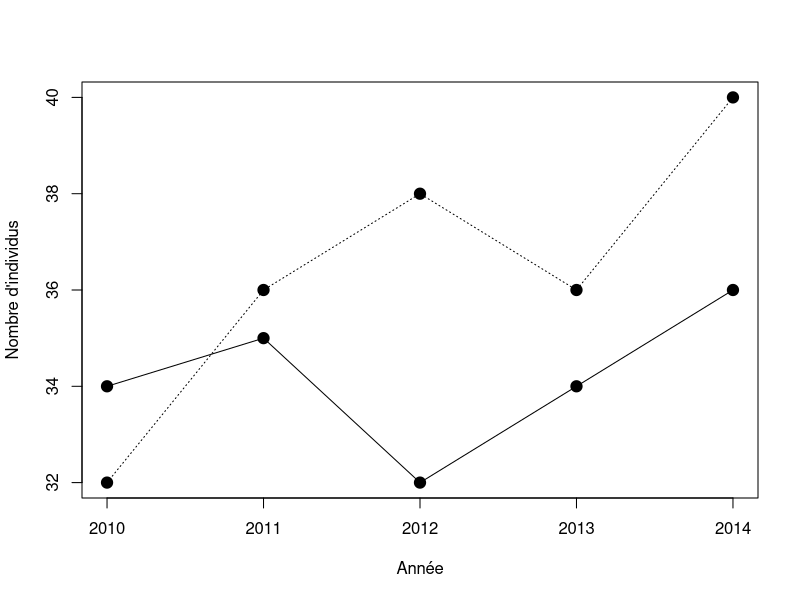
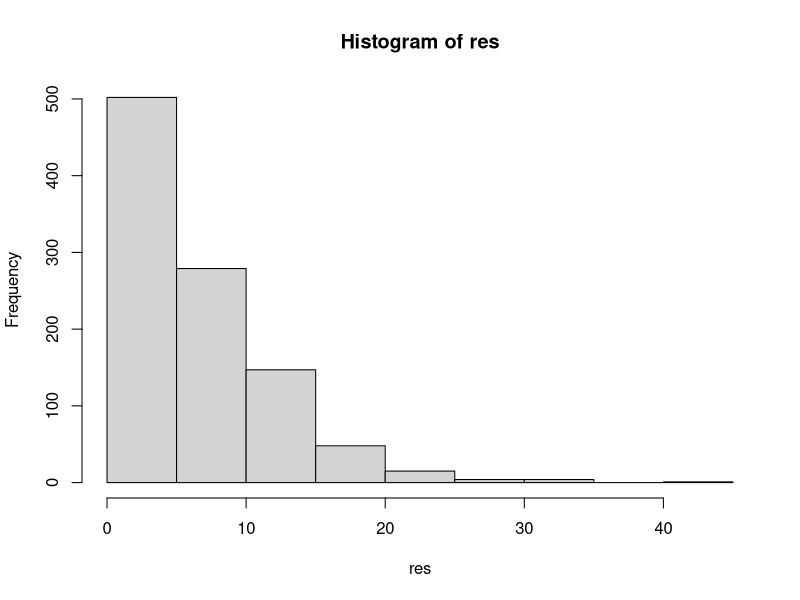
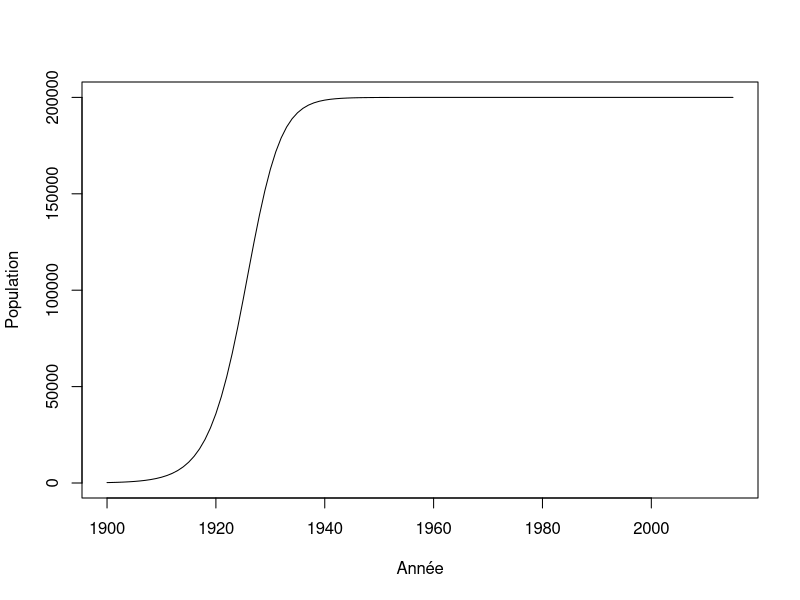
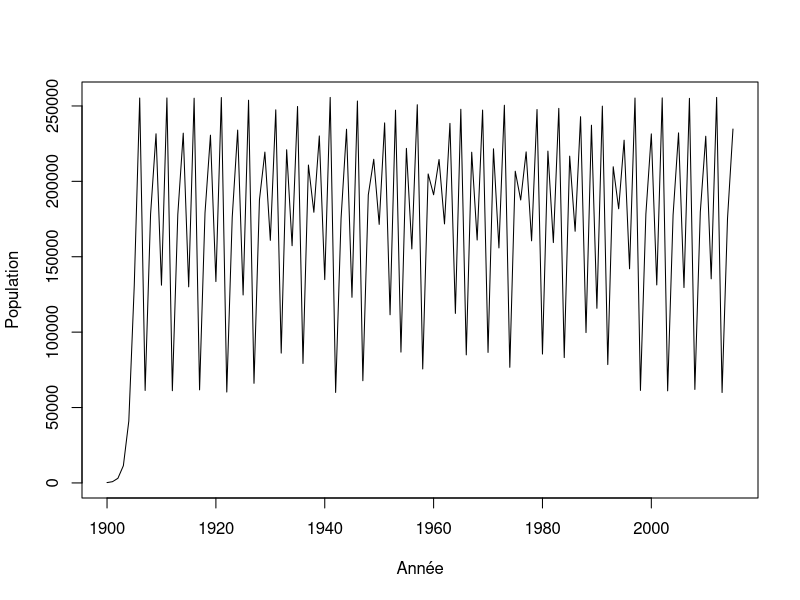

These charts were generated, in order, by the following R code:
## ---- chunk 1
donnees <- matrix(nr = 5, nc = 2)
donnees[,1] <- c(34,35,32,34,36)
donnees[,2] <- c(32,36,38,36,40)
an <- c(2010:2014)
rownames(donnees) <- an
colnames(donnees) <- c("Site1", "Site2")
head(donnees)
## ---- chunk 2
plot(an,donnees[,1],type = "l", xlab = "Année",ylab = "Nombre d'individus", ylim=c(32,40),cex=2)
lines(an,donnees[,2], lty = 3)
points(an,donnees[,1], pch = 19,cex=1.5)
points(an,donnees[,2], pch = 19,cex=1.5)
## ---- chunk 3
# 0. Sauvons les données dans une matrice "lambda"
lambda <- matrix(nr = 4, nc = 2)

# 1. Calculons le taux de croissance
lambda[1,1] <- (donnees[2,1] - donnees[1,1]) / donnees[1,1]
## ---- chunk 4
lambda[2,1] <- (donnees[3,1] - donnees[2,1]) / donnees[2,1]
## ---- chunk 5
n_sites <- ncol(donnees)
n_annees <- nrow(donnees)
lambda <- matrix(nr = n_annees-1, nc = n_sites)
for(i in 1:(n_annees-1)) {
    for(j in 1:n_sites) {
        lambda[i,j] <- (donnees[i+1,j] - donnees[i,j]) / donnees[i,j]
    }
}
## ---- chunk 6
head(donnees)
## ---- chunk 7
head(lambda)
## ---- chunk 8
depart <- 1
fin <- 5
for(etape in depart:fin) {
    print(etape)
}
## ---- chunk 9
for(etape in 1:5) {
    print(etape*2)
}
## ---- chunk 10
for(F in -50:-45) {
    cat("Pour F = ",F," on obtient C = ",(F - 32) *5/9, '\n')
}
## ---- chunk 11
vect5 <- runif(5, 0,1)
for(etape in 1:5) {
    print(vect5[etape])
}
## ---- chunk 12
vect500 <- runif(500, 0,1)
for(etape in 1:5) {
    print(vect500[etape * 5])
}
## ---- chunk 13
n = 1
for(etape in -2:1) {
    cat("etape = ",etape, " n = ",n, '\n')
    n <- n + 1
}
## ---- chunk 14
resultat = matrix(nr = 151, nc = 2)
n = 1
for(F in -50:100) {
    resultat[n,1] = F
    resultat[n,2] = (F-32)*5/9
    n = n + 1
}
head(resultat)
## ---- chunk 15
ma_matrice <- matrix(nr = 3, nc = 5)
n <- 1
for(i in 1:3) {
    for(j in 1:5) {
        ma_matrice[i,j] <- n
        n <- n + 1
    }
}
ma_matrice
## ---- chunk 16
piece <- c("pile","face")
combinaison = "face-face"
while(combinaison != "pile-pile") {
    essai1 <- sample(piece, 1)
    essai2 <- sample(piece, 1)
    combinaison <- paste(essai1, "-" , essai2, sep = "")
    print(combinaison)
}
## ---- chunk 17
de <- c(1:6)
n <- 1
tirage <- 1 # Il faut initier le tirage
while(tirage != 6) {
	tirage <- sample(de,1) # tirage du dé
	n <- n + 1 # mise à jour du compter pour tester le nombre de tirages
}
cat(n, "tirages pour obtenir un 6 ", '\n')
## ---- chunk 18
de <- c(1:6)
n_test <- 1000
res <- numeric(n_test)
for(i in 1:n_test) {
	n <- 1
	tirage <- 1 # Il faut initier le tirage
	while(tirage != 6) {
		tirage <- sample(de,1) # tirage du dé
		n <- n + 1 # mise à jour du compter pour tester le nombre de tirages
	}
	res[i] <- n # Enregistrement du nombre de tirage
}
mean(res)
## ---- chunk 19
hist(res)
## ---- chunk 20
r <- 0.3
N <- 220
K <- 200000
step <- 1
while(N < K/2) {
    N <- N + r * N * (1 - N/K)
    step <- step + 1
}
step
## ---- chunk 21
r <- 0.3
K <- 200000
n_steps <- 115
N <- numeric(n_steps+1)
N[1] <- 220

for(i in 2:(n_steps+1)) {
    N[i] <- N[i-1] + r * N[i-1] * (1 - N[i-1]/K)
}
## ---- chunk 22
plot(c(1900:2015), N, type = "l", xlab = "Année", ylab = "Population")
## ---- chunk 23
n_steps <- 115
N <- numeric(n_steps+1)
N[1] <- 220
for(i in 2:(n_steps+1)) {
    N[i] <- N[i-1] + 2.75 * N[i-1] * (1 - N[i-1]/200000)
}
plot(c(1900:2015), N, type = "l", xlab = "Année", ylab = "Population")

## ---- chunk 24
X <- runif(n = 10)
res <- numeric(10)
for(i in 1:10) {
    if(X[i] < 0.3) {
        res[i] <- "plus petit"
    }
    else {
        res[i] <- "plus grand"
    }
}
cbind(X,res)
## ---- chunk 25
chiffres <- runif(n = 10)
res2 <- numeric(10)
for(i in 1:10) {
    if(chiffres[i] > 0.2 & chiffres[i] < 0.6) {
        res2[i] <- "oui"
    }
    else {
        res2[i] <- "non"
    }
}
cbind(chiffres,res2)
## ---- chunk 26
X <- runif(n = 10)
res2 <- numeric(10)
res2[X > 0.2 & X < 0.6] <- "oui"
res2[X < 0.2 | X > 0.6] <- "non"
cbind(X,res2)
